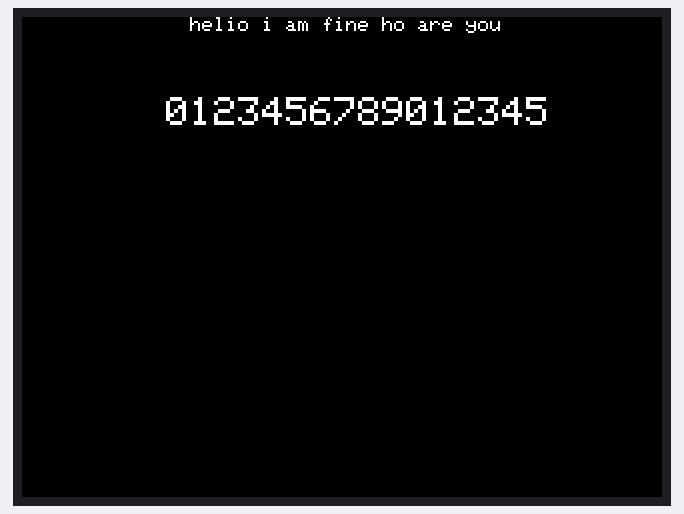
A sketch run on a simulated Arduino Uno, built with avr-gcc and run on an emulated ATmega328P. Parts: 320×240 colour display. What the sketch prints to the serial monitor is not drawn.

Above: at 0.3 s.

The sketch:

test_char_tftlcd.ino
```cpp
#include <SPFD5408_Adafruit_GFX.h>
#include <SPFD5408_Adafruit_TFTLCD.h>
#include <SPFD5408_TouchScreen.h>

#if defined(__SAM3X8E__)
    #undef __FlashStringHelper::F(string_literal)
    #define F(string_literal) string_literal
#endif

#define YP A3  // must be an analog pin, use "An" notation!
#define XM A2  // must be an analog pin, use "An" notation!
#define YM 9   // can be a digital pin
#define XP 8   // can be a digital pin

#define TS_MINX 125
#define TS_MINY 85
#define TS_MAXX 965
#define TS_MAXY 905

TouchScreen ts = TouchScreen(XP, YP, XM, YM, 300);

#define LCD_CS A3
#define LCD_CD A2
#define LCD_WR A1
#define LCD_RD A0
// optional
#define LCD_RESET A4

// Assign human-readable names to some common 16-bit color values:
#define Black           0x0000      /*   0,   0,   0 */
#define Navy            0x000F      /*   0,   0, 128 */
#define DarkGreen       0x03E0      /*   0, 128,   0 */
#define DarkCyan        0x03EF      /*   0, 128, 128 */
#define Maroon          0x7800      /* 128,   0,   0 */
#define Purple          0x780F      /* 128,   0, 128 */
#define Olive           0x7BE0      /* 128, 128,   0 */
#define LightGrey       0xC618      /* 192, 192, 192 */
#define DarkGrey        0x7BEF      /* 128, 128, 128 */
#define Blue            0x001F      /*   0,   0, 255 */
#define Green           0x07E0      /*   0, 255,   0 */
#define Cyan            0x07FF      /*   0, 255, 255 */
#define Red             0xF800      /* 255,   0,   0 */
#define Magenta         0xF81F      /* 255,   0, 255 */
#define Yellow          0xFFE0      /* 255, 255,   0 */
#define White           0xFFFF      /* 255, 255, 255 */
#define Orange          0xFD20      /* 255, 165,   0 */
#define GreenYellow     0xAFE5      /* 173, 255,  47 */
#define Pink            0xF81F

Adafruit_TFTLCD tft(LCD_CS, LCD_CD, LCD_WR, LCD_RD, LCD_RESET);

#define BOXSIZE 40
#define PENRADIUS 3

void setup(void) {
  Serial.begin(9600);
  Serial.println(F("Paint!"));
  tft.reset();
  tft.begin(0x9341); // SDFP5408
  tft.setRotation(1); // Need for the Mega, please changed for your choice or rotation initial


  tft.fillScreen(Black);
  //TFT has 320x240 pixel
  tft.setCursor (0,0);

  tft.setTextColor(White);
  const char* text = "helio i am fine ho are you";
  const char* text1 = "0123456789012345";
  center(text,1);
  tft.setCursor (0,40);
  center(text1,2);

}
void loop(){
  }


void center( const char* text, byte textSize ){
// if textSize(1)--> max char 53
// if textSize(2)--> max char 26
// if textSize(3)--> max char 17
// if textSize(4)--> max char 13
// if textSize(5)--> max char 10
  tft.setTextSize(textSize);
  String words=text;
  char str[50];
  int len;

  strcpy(str, text);
  len = strlen(str);
  if( textSize == 1 ){
    int x=0;
    int space= 53;
    x= ( space / 2 ) - ( len / 2 );
    Serial.println(x);
    for(int i=0; i<=x ;i++){
      tft.print(" ");
    }
    tft.println(str);
   }

    if( textSize == 2 ){
      int x=0;
      int space= 26;
      x= ( space / 2 ) - ( len / 2 );
      Serial.println(x);
      for(int i=0; i<=x ;i++){
        tft.print(" ");
      }
      tft.println(str);
    }

    if( textSize == 3 ){
      int x=0;
      int space= 17;
      x= ( space / 2 ) - ( len / 2 );
      Serial.println(x);
      for(int i=0; i<=x ;i++){
        tft.print(" ");
      }
      tft.println(str);
    }

    if( textSize == 4 ){
      int x=0;
      int space= 13;
      x= ( space / 2 ) - ( len / 2 );
      Serial.println(x);
      for(int i=0; i<=x ;i++){
        tft.print(" ");
      }
      tft.println(str);
    }

    if( textSize == 5 ){
      int x=0;
      int space= 10;
      x= ( space / 2 ) - ( len / 2 );
      Serial.println(x);
      for(int i=0; i<=x ;i++){
        tft.print(" ");
      }
      tft.println(str);
    }

    memset(str,0,50);
  }
```
